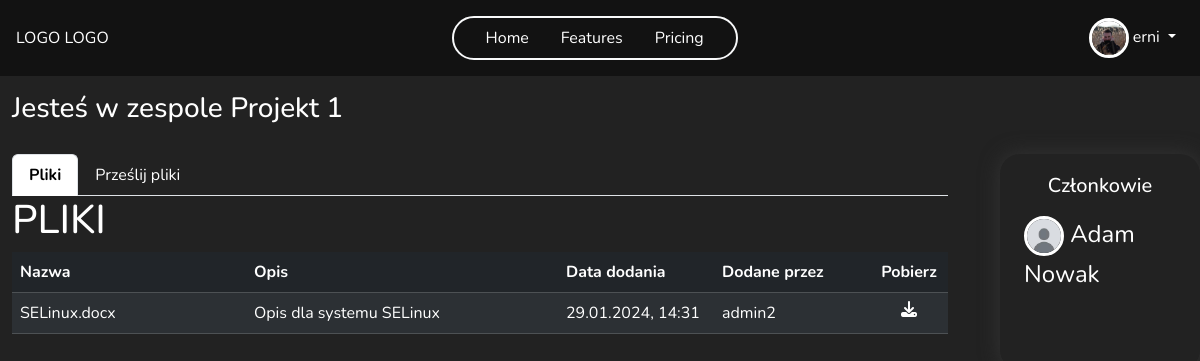
The page /team/5/files (signed in) on the database its author committed.
### main/models.py (models this page shows, shortened)
class Profile(models.Model):
    user = models.OneToOneField(User, on_delete=models.CASCADE)
    image = models.ImageField(default='default.jpg', upload_to=UniqueFileName('profile_pics'))
    bio = models.TextField(max_length=500, blank=True, null=True)
    country = CountryField(default = 'PL')
    age = models.PositiveSmallIntegerField(blank=True, null=True)
    phone_number = models.CharField(max_length=20, blank=True, null=True)
    website = models.CharField(max_length=255, blank=True, null=True)

class Team(models.Model):
    name = models.CharField(max_length=255)
    founder = models.ForeignKey(User, on_delete=models.CASCADE, related_name='team_founder')
    members = models.ManyToManyField(User, related_name='team_member', blank=True)
    key = models.OneToOneField(Key, on_delete=models.SET_NULL, null=True, blank=True, related_name='team_key', unique=True)

class File(models.Model):
    description = models.CharField(max_length=255)
    author = models.ForeignKey(User, on_delete=models.CASCADE)
    team = models.ForeignKey(Team, on_delete=models.CASCADE)
    file = models.FileField(upload_to=upload_to_team_folder, storage=gd_storage, validators=[CustomFileExtensionValidator(['pdf', 'doc', 'docx'])])
    upload_date = models.DateTimeField(default=timezone.now)
    def get_file_name(self):
        return os.path.basename(self.file.name)

### main/views.py (the view)
# urls.py: path('team/<int:id>/files', views.team_files, name='team_files'),
@login_required
def team_files(request, id):
    team = get_object_or_404(Team, pk=id)
    files = File.objects.filter(team=team)
    context = {'team':team,  'files':files}
    return render(request, 'teams/team_files.html', context=context)

### main/templates/teams/team_files.html (shortened to what this page needs)
{% extends "teams/team_detail.html" %}
{% load crispy_forms_tags %}
{% block navbar %}
    {% include 'main/navbar.html' %}
{% endblock navbar %}
{% block team-content %}
<h1>PLIKI</h1>
<table class="table table-striped table-dark ">
  <thead>
    <tr>
      <th class="col-3" scope="col">Nazwa</th>
      <th class="col-4" scope="col">Opis</th>
      <th class="col-2" scope="col">Data dodania</th>
      <th class="col-2" scope="col">Dodane przez</th>
      <th class="col-1 text-center " scope="col">Pobierz</th>
    </tr>
  </thead>
  <tbody>
    {% for file in files %}
      <tr>
        <td>{{file.get_file_name}}</td>
        <td>{{file.description}}</td>
        <td>{{file.upload_date|date:"d.m.Y"}}, {{file.upload_date|time:"H:i"}}</td>
        <td>{{file.author}}</td>
        <td>
          <a href="{% url 'download_file' file.id %}" class="d-flex justify-content-center text-white" target="_blank"><i class="fa-solid fa-download"></i></a>
        </td>
      </tr>
    {% endfor %}
  </tbody>
</table>
{% endblock %}

### main/templates/teams/team_detail.html (shortened to what this page needs)
{% extends "main/base.html" %}
{% load crispy_forms_tags %}
{% block content %}
<div class="container-fluid team-container ">
  <h3 class="mt-3">Jesteś w zespole {{team.name}}</h3>
    <div class="row ">
        <div class="col-10 team-col">
            <ul class="nav nav-tabs">
                <li class="nav-item">
                  <a class="nav-link" aria-current="page" href="{% url 'team_files' team.id %}">Pliki</a>
                </li>
                <li class="nav-item">
                  <a class="nav-link" href="{% url 'team_add_file' team.id %}">Prześlij pliki</a>
                </li>
              </ul>
            <div class="team-content">
              {% block team-content %}
              {% endblock team-content %}
            </div>
        </div>
        <div class="col-2 members-col" >
            <h5 class="text-center ">Członkowie</h5>
          {% for member in team.members.all %}
            <div class="row d-flex align-items-center ">
                <div class="member-name d-flex justify-content-between ">
                    <div>
                      <img src="{{ member.profile.image.url }}" class="rounded-circle img-profile">
                      {% if member.get_full_name %}
                          {{ member.get_full_name }}
                      {% else %}
                          {{ member.username }}
                      {% endif %}
                    </div>
                </div>
            </div>
          {% endfor %}
        </div>
    </div>
</div>
{% endblock content %}

### main/templates/main/base.html (shortened to what this page needs)
<!DOCTYPE html>
<html>
  <head>
    {% load static %}
    <link rel="stylesheet" href="{% static 'style/new.css' %}" />
    <link rel="stylesheet" href="{% static 'style/profile.css' %}" />
    <link rel="stylesheet" href="{% static 'style/team.css' %}" />
    <link href="https://cdn.jsdelivr.net/npm/bootstrap@5.3.2/dist/css/bootstrap.min.css" rel="stylesheet"/>
  </head>
  <body class="bg ">
    {% block navbar %}
    {% endblock navbar %}
    <div class=" main-container ">
      {% block content %}
      {% endblock %}
    </div>
  </body>
</html>

### main/templates/main/navbar.html (shortened to what this page needs)
<nav class="navbar navbar-expand-lg my-nav text-light justify-content-center position-relative p-3 z-3">
  <div class="d-flex justify-content-between w-100 align-items-center">
    <a class=" nav-link" href="/">LOGO LOGO</a>
    <ul class="navbar-nav mb-2 mb-lg-0 justify-content-center border border-2 border-light rounded-pill px-4 gap-3 ">
      <li class="nav-item">
        <a class="nav-link active" aria-current="page" href="{% url 'home' %}">Home</a>
      </li>
      <li class="nav-item">
        <a class="nav-link" href="#">Features</a>
      </li>
      <li class="nav-item">
        <a class="nav-link" href="#">Pricing</a>
      </li>
    </ul>
    <div class="navbar-nav ">
      {% if user.is_authenticated %}
          <div class="nav-item dropdown ml-auto">
            <a class="nav-link dropdown-toggle" href="#" role="button" data-bs-toggle="dropdown" aria-expanded="true">
              <img src="{{ user.profile.image.url }}" class="rounded-circle img-profile">
              {{ user.username }}
            </a>
          </div>
      {% else %}
      <a
        class="nav-link border border-2 border-light rounded-pill d-flex justify-content-center align-items-center gap-3 position-relative login-icon"
        href="{% url 'my-login' %}">Login<i class="fa-solid fa-user border border-2 border-light rounded-circle position-absolute"></i></a>
      {% endif %}
    </div>
  </div>
</nav>

### static/style/new.css (style rules this page uses)
* { padding: 0; margin: 0; box-sizing: border-box; font-family: 'Nunito', sans-serif; }
.bg { background-color: #121212 !important; color: white; }
.main-container { display: flex; justify-content: center; }
.navbar { height: 76px !important; }
.nav-link { color: white !important; }
.img-profile { width: 40px ; height: 40px; object-fit: cover; border: 3px solid white; }

### static/style/profile.css (style rules this page uses)
.text-light { color: #babbbc !important; }

### static/style/team.css (style rules this page uses)
.team-container { height: calc(100vh - 76px); background-color: #222222; }
.team-col { border-radius: 20px; width: 80% !important; margin-right: 40px; padding: 20px; }
.nav-tabs .nav-link.active { color: black !important; font-weight: 700 !important; }
.members-col { box-shadow: 0 0 20px rgb(52, 52, 52) !important; max-height: 780px !important; border-radius: 20px; padding: 20px; overflow:auto; margin-top: 20px !important; }
.members-col .row { margin: 10px 10px 10px 0; }
.member-name { font-size: 24px; width: auto; padding: 8px; position: relative; }

### rows shown on the page
Team: name "Projekt 1"
File: get_file_name "SELinux.docx", description "Opis dla systemu SELinux", upload_date "29.01.2024", upload_date "14:31", author "admin2"

### other values the page prints
{{ user.username }} "erni"
{{ member.get_full_name }} "Adam Nowak"
